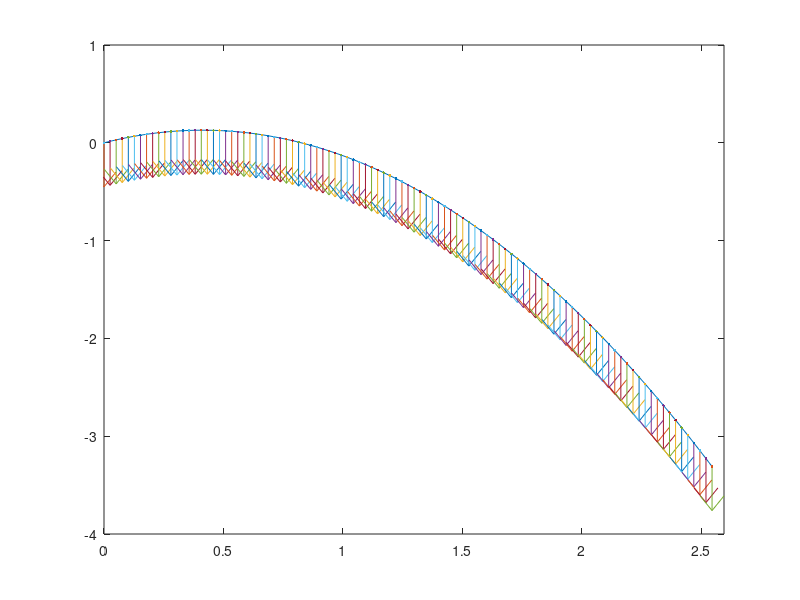

Here is the MATLAB script that generated this plot:
a = -9.8;
x_inicial = 0;
y_inicial = 0;
t = 0:.01:1;
vx = 3*cosd(32);
vy = 3*sind(32);


x = vx*t;
y = (vy*t) + (a*t.^2)/2;
plot(x, y);

figure(1);
hold on;


for n=1:length(t)
    tiempo = t(n);
    x = vx*tiempo;
    y = (vy*tiempo) + (a*tiempo.^2)/2;
    vec = quiver(x, y, 0, -.5);
    plot(x, y);
    xlim([0 inf]);
    pause(0.1);
    %delete(vec);
end



